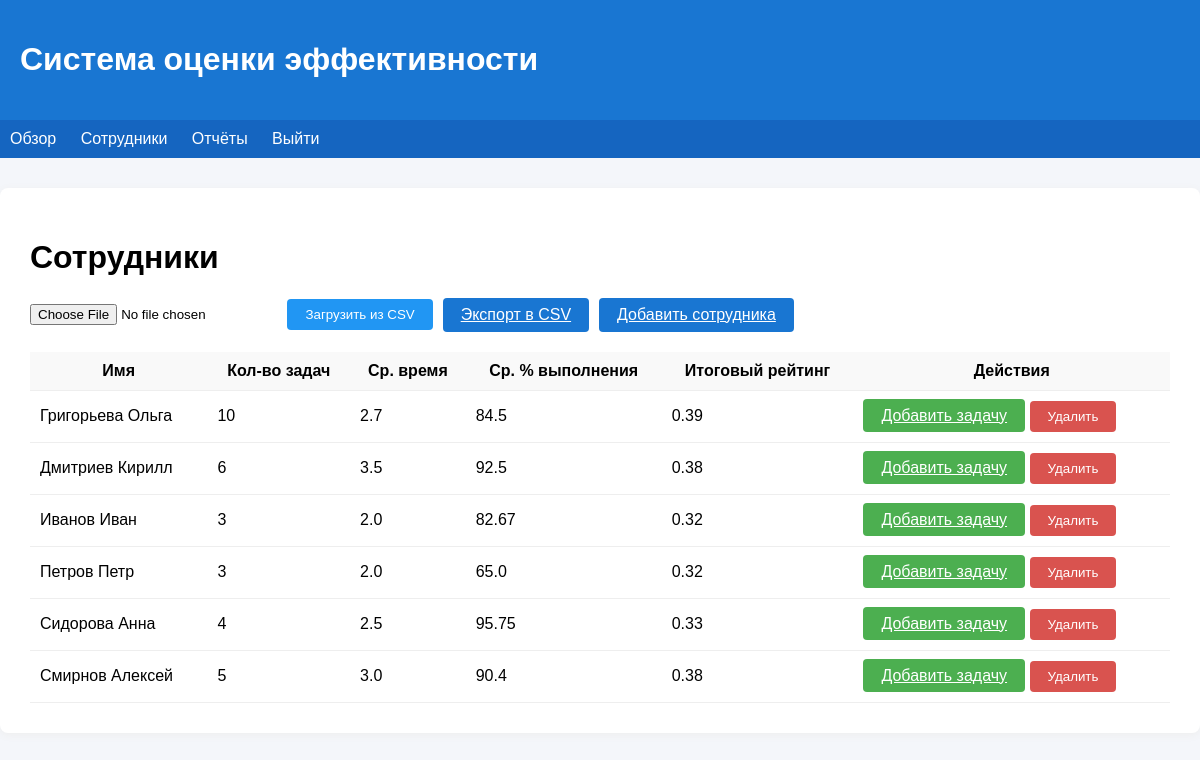
/auth/employees (signed in), run on the app's committed database.
### app/models.py (models this page shows)
class Employee(db.Model):
    __tablename__ = 'employees'
    id = db.Column(db.Integer, primary_key=True)
    name = db.Column(db.String(100))
    position = db.Column(db.String(100))
    department = db.Column(db.String(100))
    rating = db.Column(db.Float)
    tasks = db.relationship('Task', back_populates='employee', cascade='all, delete-orphan')
    def tasks_count(self):
        return len(self.tasks)
    def avg_time(self):
        if not self.tasks:
            return 0
        return sum(t.time for t in self.tasks) / len(self.tasks)
    def avg_correctness(self):
        if not self.tasks:
            return 0
        return sum(t.correctness for t in self.tasks) / len(self.tasks)
    def score(self):
        n = self.tasks_count()
        if n >= 10:
            w1 = 0.5
        elif 5 <= n <= 9:
            w1 = 0.3
        else:
            w1 = 0.2
        avg_time = self.avg_time()
        if avg_time <= 2:
            w2 = 0.5
        elif 2 < avg_time <= 5:
            w2 = 0.3
        else:
            w2 = 0.2
        avg_corr = self.avg_correctness()
        if 85 <= avg_corr <= 100:
            w3 = 0.6
        elif 50 <= avg_corr < 85:
            w3 = 0.3
        else:
            w3 = 0.1
        return round(w1 * 0.45 + w2 * 0.3 + w3 * 0.25, 2)

class Task(db.Model):
    __tablename__ = 'tasks'
    id = db.Column(db.Integer, primary_key=True)
    employee_id = db.Column(db.Integer, db.ForeignKey('employees.id'))
    time = db.Column(db.Float)
    correctness = db.Column(db.Float)
    employee = db.relationship('Employee', back_populates='tasks')

### app/auth.py (the view)
@bp.route('/employees', methods=['GET'])
@login_required
def list_employees():
    if current_user.role != 'admin':
        flash("Доступ запрещен: требуется роль администратора.", 'error')
        return redirect(url_for('auth.login'))
    employees = Employee.query.all()
    return render_template('employees.html', employees=employees)

### app/templates/employees.html (shortened to what this page needs)
{% extends 'base.html' %}
{% block content %}
  <h1>Сотрудники</h1>
  <div style="display: flex; gap: 10px; align-items: center; margin-bottom: 20px;">
    <form method="post" enctype="multipart/form-data" action="{{ url_for('views.upload_data') }}" style="margin: 0;">
        <input type="file" name="file" accept=".csv" required>
        <button type="submit" class="btn" style="background:#2196F3;">Загрузить из CSV</button>
    </form>
    <a href="{{ url_for('views.export_csv') }}" class="btn">Экспорт в CSV</a>
    <a href="{{ url_for('auth.add_employee') }}" class="btn">Добавить сотрудника</a>
  </div>
  <table>
    <thead>
      <tr>
        <th>Имя</th>
        <th>Кол-во задач</th>
        <th>Ср. время</th>
        <th>Ср. % выполнения</th>
        <th>Итоговый рейтинг</th>
        <th>Действия</th>
      </tr>
    </thead>
    <tbody>
      {% for emp in employees %}
      <tr>
        <td>{{ emp.name }}</td>
        <td>{{ emp.tasks_count() }}</td>
        <td>{{ emp.avg_time()|round(2) }}</td>
        <td>{{ emp.avg_correctness()|round(2) }}</td>
        <td>{{ emp.score() }}</td>
        <td>
          <a href="{{ url_for('auth.add_task', emp_id=emp.id) }}" class="btn" style="background:#4CAF50;">Добавить задачу</a>
          <form method="post" action="{{ url_for('auth.delete_employee', emp_id=emp.id) }}" style="display:inline;" onsubmit="return confirm('Удалить сотрудника {{ emp.name }}?');">
            <button type="submit" class="btn" style="background:#d9534f;">Удалить</button>
          </form>
        </td>
      </tr>
      {% endfor %}
    </tbody>
  </table>
{% endblock %}

### app/templates/base.html (shortened to what this page needs)
<!DOCTYPE html>
<html lang="ru">
<head>
</head>
<body>
  <header>
    <h1>Система оценки эффективности</h1>
  </header>
  <nav>
    <a href="{{ url_for('views.dashboard') }}">Обзор</a>
    <a href="{{ url_for('auth.list_employees') }}">Сотрудники</a>
    <a href="{{ url_for('views.reports') }}">Отчёты</a>
    <a href="{{ url_for('auth.logout') }}">Выйти</a>
  </nav>
  <div class="container">
    {% block content %}{% endblock %}
  </div>
</body>
</html>

### app/templates/base.html (style rules this page uses)
body { font-family: Arial, sans-serif; background: #f4f6fa; margin: 0; }
header { background: #1976d2; color: #fff; padding: 20px; }
nav { background: #1565c0; padding: 10px; }
nav a { color: #fff; margin-right: 20px; text-decoration: none; }
.container { max-width: 1200px; margin: 30px auto; background: #fff; border-radius: 8px; box-shadow: 0 2px 8px #eee; padding: 30px; }
.btn { background: #1976d2; color: #fff; border: none; padding: 8px 18px; border-radius: 4px; cursor: pointer; }
table { width: 100%; border-collapse: collapse; margin-top: 20px; }
th, td { padding: 10px; border-bottom: 1px solid #eee; }
th { background: #f9f9f9; }

### data on the page
Employee: name "Григорьева Ольга", tasks_count "10", avg_time "2.7", avg_correctness "84.5", score "0.39"
Employee: name "Дмитриев Кирилл", tasks_count "6", avg_time "3.5", avg_correctness "92.5", score "0.38"
Employee: name "Иванов Иван", tasks_count "3", avg_time "2.0", avg_correctness "82.67", score "0.32"
Employee: name "Петров Петр", tasks_count "3", avg_time "2.0", avg_correctness "65.0", score "0.32"
Employee: name "Сидорова Анна", tasks_count "4", avg_time "2.5", avg_correctness "95.75", score "0.33"
Employee: name "Смирнов Алексей", tasks_count "5", avg_time "3.0", avg_correctness "90.4", score "0.38"
